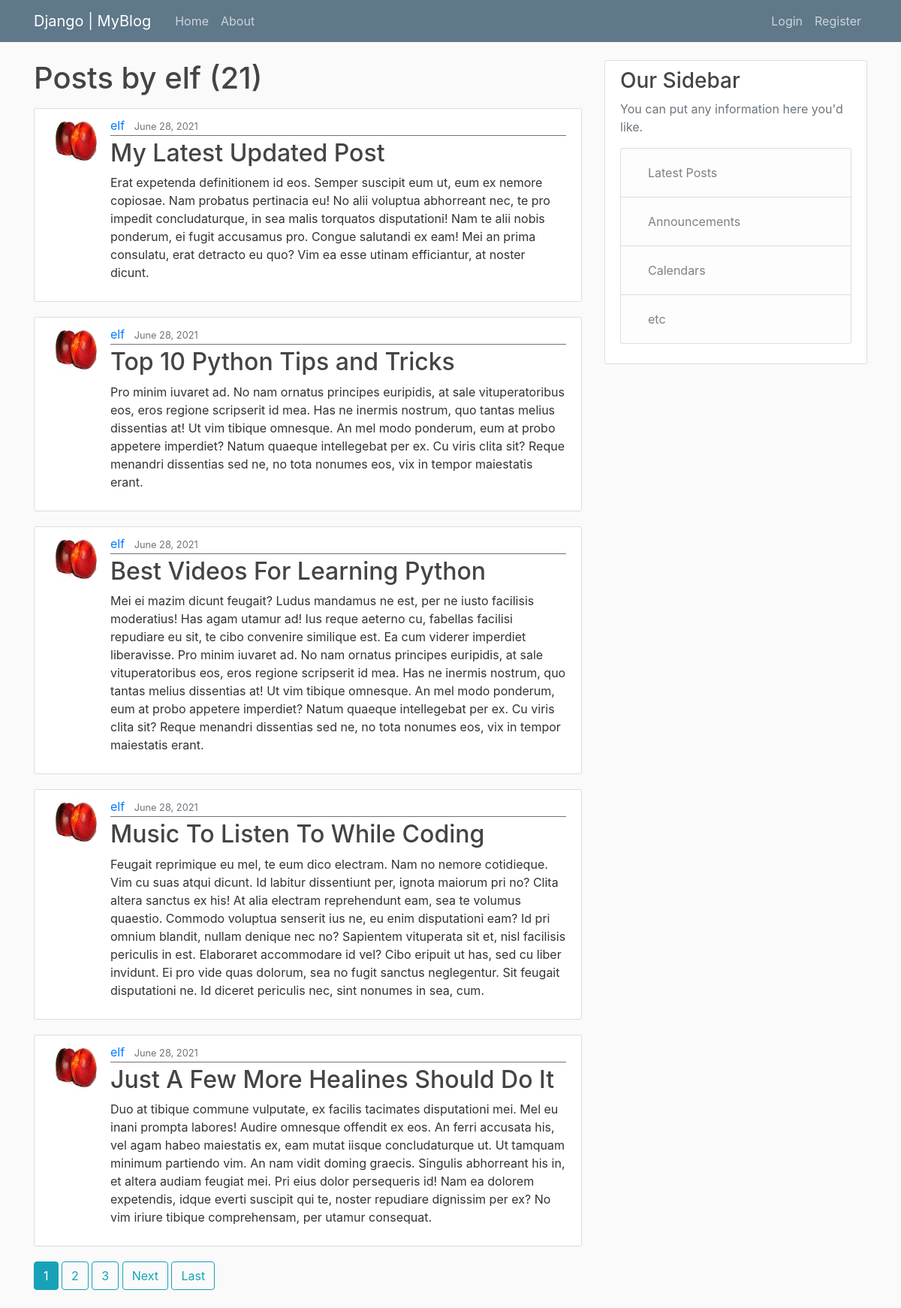
Screenshot of /user/elf with the database file from the repository.
### blog/models.py (models this page shows, shortened)
class Post(models.Model):
    title = models.CharField(max_length = 100)
    content = models.TextField()
    date_posted = models.DateTimeField(default = timezone.now)
    author = models.ForeignKey(User, on_delete = models.CASCADE)

### users/models.py (models this page shows, shortened)
class Profile(models.Model):
    user = models.OneToOneField(User, on_delete = models.CASCADE)
    image = models.ImageField(default='default.jpg', upload_to='profile_pics')

### blog/views.py (the view)
# urls.py: path('user/<str:username>', UserPostListView.as_view(), name='user-posts'),
class UserPostListView(ListView):
    model = Post
    template_name = 'blog/user_posts.html'
    context_object_name = 'posts'
    paginate_by = 5
    def get_queryset(self):
        user = get_object_or_404(User, username=self.kwargs.get('username'))
        return Post.objects.filter(author=user).order_by('-date_posted')

### blog/templates/blog/user_posts.html (shortened to what this page needs)
{% block content %}
  <h1 class="mb-3">Posts by {{ view.kwargs.username }} ({{ page_obj.paginator.count }})</h1>
    {% for post in posts %}
        <article class="media content-section">
            <img src="{{ post.author.profile.image.url }}" alt="Profile Image" class="rounded-circle article-img">
            <div class="media-body">
                <div class="article-metadata">
                    <a class="mr-2" href="{% url 'user-posts' post.author.username %}">{{ post.author }}</a>
                    <small class="text-muted">{{ post.date_posted | date:"F d, Y" }}</small>
                </div>
                <h2><a class="article-title" href="{% url 'post-detail' post.id %}">{{ post.title}}</a></h2>
                <p class="artcle-content">{{ post.content }}</p>
            </div>
        </article>
    {% endfor %}
    {% if is_paginated %}
        {% for num in page_obj.paginator.page_range %}
            {% if page_obj.number == num %}
                <a href="?page={{ num }}" class="btn btn-info mb-4">{{ num }}</a>
            {% elif num > page_obj.number|add:'-3' and num < page_obj.number|add:'3' %}
                <a href="?page={{ num }}" class="btn btn-outline-info mb-4">{{ num }}</a>
            {% endif %}
        {% endfor %}
        {% if page_obj.has_next %}
            <a href="?page={{ page_obj.next_page_number }}" class="btn btn-outline-info mb-4">Next</a>
            <a href="?page={{ page_obj.paginator.num_pages }}" class="btn btn-outline-info mb-4">Last</a>
        {% endif %}
    {% endif %}
{% endblock content %}

### blog/static/blog/main.css (style rules this page uses)
body { background: #fafafa; color: #333333; margin-top: 5rem; }
h1, h2, h3, h4, h5, h6 { color: #444444; }
.content-section { background: #ffffff; padding: 10px 20px; border: 1px solid #dddddd; border-radius: 3px; margin-bottom: 20px; }
.article-title { color: #444444; }
.article-img { height: 65px; width: 65px; margin-right: 16px; }
.article-metadata { padding-bottom: 1px; margin-bottom: 4px; border-bottom: 1px solid #757171 }

### rows the page displays
Post: author.profile.image (picture), author "elf", date_posted "June 28, 2021", title "My Latest Updated Post", content "Erat expetenda definitionem id eos. Semper suscipit eum ut, eum ex nemore copiosae. Nam probatus pertinacia eu! No alii voluptua abhorreant nec, te pro impedit concludaturque, in sea malis torquatos disputationi! Nam te alii nobis ponderum, ei fugit accusamus pro. Congue salutandi ex eam! Mei an prima consulatu, erat detracto eu quo? Vim ea esse utinam efficiantur, at noster dicunt."
Post: author.profile.image (picture), author "elf", date_posted "June 28, 2021", title "Top 10 Python Tips and Tricks", content "Pro minim iuvaret ad. No nam ornatus principes euripidis, at sale vituperatoribus eos, eros regione scripserit id mea. Has ne inermis nostrum, quo tantas melius dissentias at! Ut vim tibique omnesque. An mel modo ponderum, eum at probo appetere imperdiet? Natum quaeque intellegebat per ex. Cu viris clita sit? Reque menandri dissentias sed ne, no tota nonumes eos, vix in tempor maiestatis erant."
Post: author.profile.image (picture), author "elf", date_posted "June 28, 2021", title "Best Videos For Learning Python", content "Mei ei mazim dicunt feugait? Ludus mandamus ne est, per ne iusto facilisis moderatius! Has agam utamur ad! Ius reque aeterno cu, fabellas facilisi repudiare eu sit, te cibo convenire similique est. Ea cum viderer imperdiet liberavisse. Pro minim iuvaret ad. No nam ornatus principes euripidis, at sale vituperatoribus eos, eros regione scripserit id mea. Has ne inermis nostrum, quo tantas melius dissentias at! Ut vim tibique omnesque. An mel modo ponderum, eum at probo appetere imperdiet? Natum quaeque intellegebat per ex. Cu viris clita sit? Reque menandri dissentias sed ne, no tota nonumes eos, vix in tempor maiestatis erant."
Post: author.profile.image (picture), author "elf", date_posted "June 28, 2021", title "Music To Listen To While Coding", content "Feugait reprimique eu mel, te eum dico electram. Nam no nemore cotidieque. Vim cu suas atqui dicunt. Id labitur dissentiunt per, ignota maiorum pri no? Clita altera sanctus ex his! At alia electram reprehendunt eam, sea te volumus quaestio. Commodo voluptua senserit ius ne, eu enim disputationi eam? Id pri omnium blandit, nullam denique nec no? Sapientem vituperata sit et, nisl facilisis periculis in est. Elaboraret accommodare id vel? Cibo eripuit ut has, sed cu liber invidunt. Ei pro vide quas dolorum, sea no fugit sanctus neglegentur. Sit feugait disputationi ne. Id diceret periculis nec, sint nonumes in sea, cum."
Post: author.profile.image (picture), author "elf", date_posted "June 28, 2021", title "Just A Few More Healines Should Do It", content "Duo at tibique commune vulputate, ex facilis tacimates disputationi mei. Mel eu inani prompta labores! Audire omnesque offendit ex eos. An ferri accusata his, vel agam habeo maiestatis ex, eam mutat iisque concludaturque ut. Ut tamquam minimum partiendo vim. An nam vidit doming graecis. Singulis abhorreant his in, et altera audiam feugiat mei. Pri eius dolor persequeris id! Nam ea dolorem expetendis, idque everti suscipit qui te, noster repudiare dignissim per ex? No vim iriure tibique comprehensam, per utamur consequat."

### other values shown
{{ view.kwargs.username }} "elf"
{{ page_obj.paginator.count }} "21"
{{ num }} "1"
{{ num }} "2" "3"
